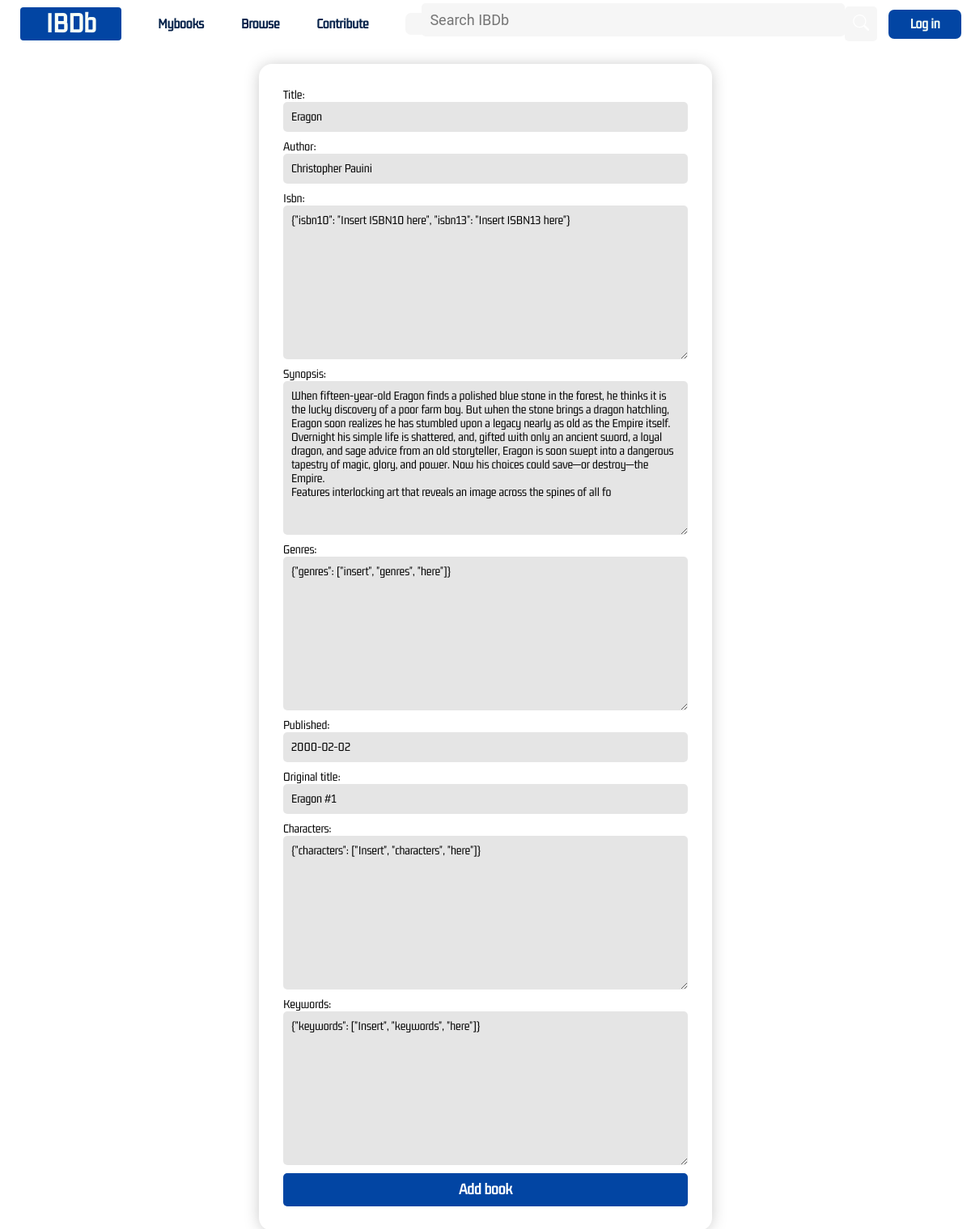
Screenshot of /book/edit/1/ with the database file from the repository.
### books/models.py (models this page shows, shortened)
class AbstractBook(models.Model):
	title = models.CharField(max_length=128, default="")
	author = models.CharField(max_length=64, default="")
	isbn = models.JSONField(max_length=64, default=dict)
	synopsis = models.TextField(max_length=600, default="")
	genres = models.JSONField(max_length=64, default=dict)
	published = models.DateField(default=date(2000, 2, 2))
	original_title = models.CharField(max_length=128, default="")
	characters = models.JSONField(max_length=528, default=dict)
	keywords = models.JSONField(max_length=528, default=dict)
	class Meta:
		abstract = True

class Book(AbstractBook):
	book_cover = models.ImageField(upload_to="books")
	protection = models.BooleanField(max_length=128, default=False)

### books/views.py (the view)
# urls.py: path('book/edit/<str:book_id>/', views.edit_book, name="edit_book"),
def edit_book(request, book_id):
	book = get_object_or_404(Book, id=book_id)
	if request.method == "POST":
		if book.protection:
			book = BookRequest()
			form = EditBookRequestForm(request.POST, instance=book)
			if form.is_valid():
				book.title = form.cleaned_data["title"]
				book.isbn = form.cleaned_data["isbn"]
				book.synopsis = form.cleaned_data["synopsis"]
				book.genres = form.cleaned_data["genres"]
				book.published = form.cleaned_data["published"]
				book.original_title = form.cleaned_data["original_title"]
				book.characters = form.cleaned_data["characters"]
				book.keywords = form.cleaned_data["keywords"]
				book.change = "Book"
				book.user = User.objects.get(username=request.user.username)
				book.book_cover = "NULL"
				book.save()
				return HttpResponseRedirect(reverse("book", args=[book.id]))
		else:
			form = EditBookForm(request.POST, instance=book)
			if form.is_valid():
				edit_book = form.save()
				user = User.objects.get(username=request.user.username)
				user.contributions += 1
				user.save()
				return HttpResponseRedirect(reverse("book", args=[book.id]))
			else:
				return render(request, "books/edit_book.html", {
					"form": form
					})
	else:
		if book.protection:
			return render(request, "books/edit_book.html", {
				"form": EditBookRequestForm(instance=book),
				"book_id": book.id
				})
		return render(request, "books/edit_book.html", {
			"form": EditBookForm(instance=book),
			"book_id": book.id
			})

### books/forms.py
class EditBookRequestForm(forms.ModelForm):
	class Meta:
		model = BookRequest
		exclude = ['book_cover', "protection", "user", "date", "change"]

### books/templates/books/edit_book.html (shortened to what this page needs)
{% extends 'books/layout.html' %}
{% load static %}
{% block css %}<link rel="stylesheet" href="{% static 'css/contribute.css' %}">{% endblock %}
{% block body %}
<form class="contribute-form" action="{% url 'edit_book' book_id %}" method="post">
	{{ form }}
	<button type="submit">Add book</button>
</form>
{% endblock %}

### books/static/css/layout.css (style rules this page uses)
body { margin: 0; padding: 0; font-family: 'Gemunu'; }

### books/static/css/contribute.css (style rules this page uses)
.contribute-form { display: grid; margin: 20px auto 10px auto; width: 60%; max-width: 500px; padding: 30px; border-radius: 16px; box-shadow: 0px 1px 20px -2px rgba(0, 0, 0, 0.25); }
input { margin-bottom: 10px; font-family: "Gemunu"; font-size: 16px; padding: 10px; outline: none; border: none; border-radius: 5px; background-color: rgba(0, 0, 0, 10%); }
textarea { margin-bottom: 10px; font-family: "Gemunu"; font-size: 16px; padding: 10px; outline: none; border: none; border-radius: 5px; background-color: rgba(0, 0, 0, 10%); }
button { padding: 10px; border: none; border-radius: 5px; outline: none; background-color: #0245A3; color: white; font-family: "Gemunu"; font-size: 20px; font-weight: bold; }

### rows the page displays
Book: title "Eragon", author "Christopher Pauini", isbn "{\"isbn10\": \"Insert ISBN10 here\", \"isbn13\": \"Insert ISBN13 here\"}", synopsis "When fifteen-year-old Eragon finds a polished blue stone in the forest, he thinks it is the lucky discovery of a poor farm boy. But when the stone brings a dragon hatchling, Eragon soon realizes he has stumbled upon a legacy nearly as old as the Empire itself. Overnight his simple life is shattered, and, gifted with only an ancient sword, a loyal dragon, and sage advice from an old storyteller, Eragon is soon swept into a dangerous tapestry of magic, glory, and power. Now his choices could save—or destroy—the Empire. Features interlocking art that reveals an image across the spines of all fo", genres "{\"genres\": [\"insert\", \"genres\", \"here\"]}", published "2000-02-02", original_title "Eragon #1", characters "{\"characters\": [\"Insert\", \"characters\", \"here\"]}", keywords "{\"keywords\": [\"Insert\", \"keywords\", \"here\"]}"
